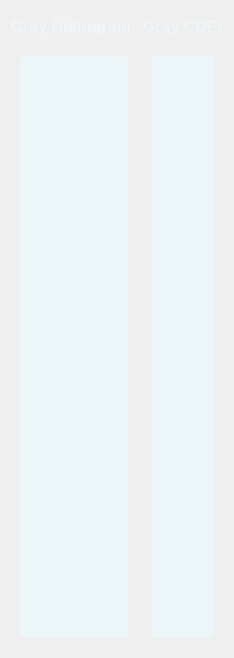
              <widget class="QWidget" name="page_5">
               <layout class="QVBoxLayout" name="verticalLayout_37">
                <item>
                 <layout class="QHBoxLayout" name="horizontalLayout_15">
                  <item>
                   <layout class="QVBoxLayout" name="verticalLayout_38">
                    <item>
                     <widget class="QLabel" name="label_21">
                      <property name="minimumSize">
                       <size>
                        <width>0</width>
                        <height>30</height>
                       </size>
                      </property>
                      <property name="maximumSize">
                       <size>
                        <width>16777215</width>
                        <height>30</height>
                       </size>
                      </property>
                      <property name="styleSheet">
                       <string notr="true">
color:#edf6f9;
font-size: 16px;
font-weight:500;
border:none;</string>
                      </property>
                      <property name="text">
                       <string>Gray Histogram:</string>
                      </property>
                     </widget>
                    </item>
                    <item>
                     <layout class="QVBoxLayout" name="verticalLayout_40">
                      <item>
                       <widget class="QWidget" name="widget_17" native="true">
                        <property name="minimumSize">
                         <size>
                          <width>0</width>
                          <height>600</height>
                         </size>
                        </property>
                        <property name="maximumSize">
                         <size>
                          <width>16777215</width>
                          <height>600</height>
                         </size>
                        </property>
                        <property name="styleSheet">
                         <string notr="true"/>
                        </property>
                        <layout class="QVBoxLayout" name="verticalLayout_14">
                         <item>
                          <layout class="QVBoxLayout" name="verticalLayout_29">
                           <item>
                            <widget class="QWidget" name="widget_10" native="true">
                             <property name="styleSheet">
                              <string notr="true">background-color:#edf6f9;
border-radius: 5px;</string>
                             </property>
                             <layout class="QVBoxLayout" name="verticalLayout_32">
                              <item>
                               <layout class="QVBoxLayout" name="gray_histogram"/>
                              </item>
                             </layout>
                            </widget>
                           </item>
                          </layout>
                         </item>
                        </layout>
                       </widget>
                      </item>
                     </layout>
                    </item>
                   </layout>
                  </item>
                  <item>
                   <layout class="QVBoxLayout" name="verticalLayout_39">
                    <item>
                     <widget class="QLabel" name="label_22">
                      <property name="maximumSize">
                       <size>
                        <width>16777215</width>
                        <height>30</height>
                       </size>
                      </property>
                      <property name="styleSheet">
                       <string notr="true">
color:#edf6f9;
font-size: 16px;
font-weight:500;
border:none;</string>
                      </property>
                      <property name="text">
                       <string>Gray CDF:</string>
                      </property>
                     </widget>
                    </item>
                    <item>
                     <layout class="QHBoxLayout" name="horizontalLayout_16">
                      <item>
                       <widget class="QWidget" name="widget_18" native="true">
                        <property name="minimumSize">
                         <size>
                          <width>0</width>
                          <height>600</height>
                         </size>
                        </property>
                        <property name="maximumSize">
                         <size>
                          <width>16777215</width>
                          <height>600</height>
                         </size>
                        </property>
                        <property name="styleSheet">
                         <string notr="true"/>
                        </property>
                        <layout class="QVBoxLayout" name="verticalLayout_31">
                         <item>
                          <layout class="QVBoxLayout" name="verticalLayout_33">
                           <item>
                            <widget class="QWidget" name="widget_11" native="true">
                             <property name="styleSheet">
                              <string notr="true">background-color:#edf6f9;
border-radius: 5px;</string>
                             </property>
                             <layout class="QVBoxLayout" name="verticalLayout_34">
                              <item>
                               <layout class="QVBoxLayout" name="gray_cdf"/>
                              </item>
                             </layout>
                            </widget>
                           </item>
                          </layout>
                         </item>
                        </layout>
                       </widget>
                      </item>
                     </layout>
                    </item>
                   </layout>
                  </item>
                 </layout>
                </item>
               </layout>
              </widget>
